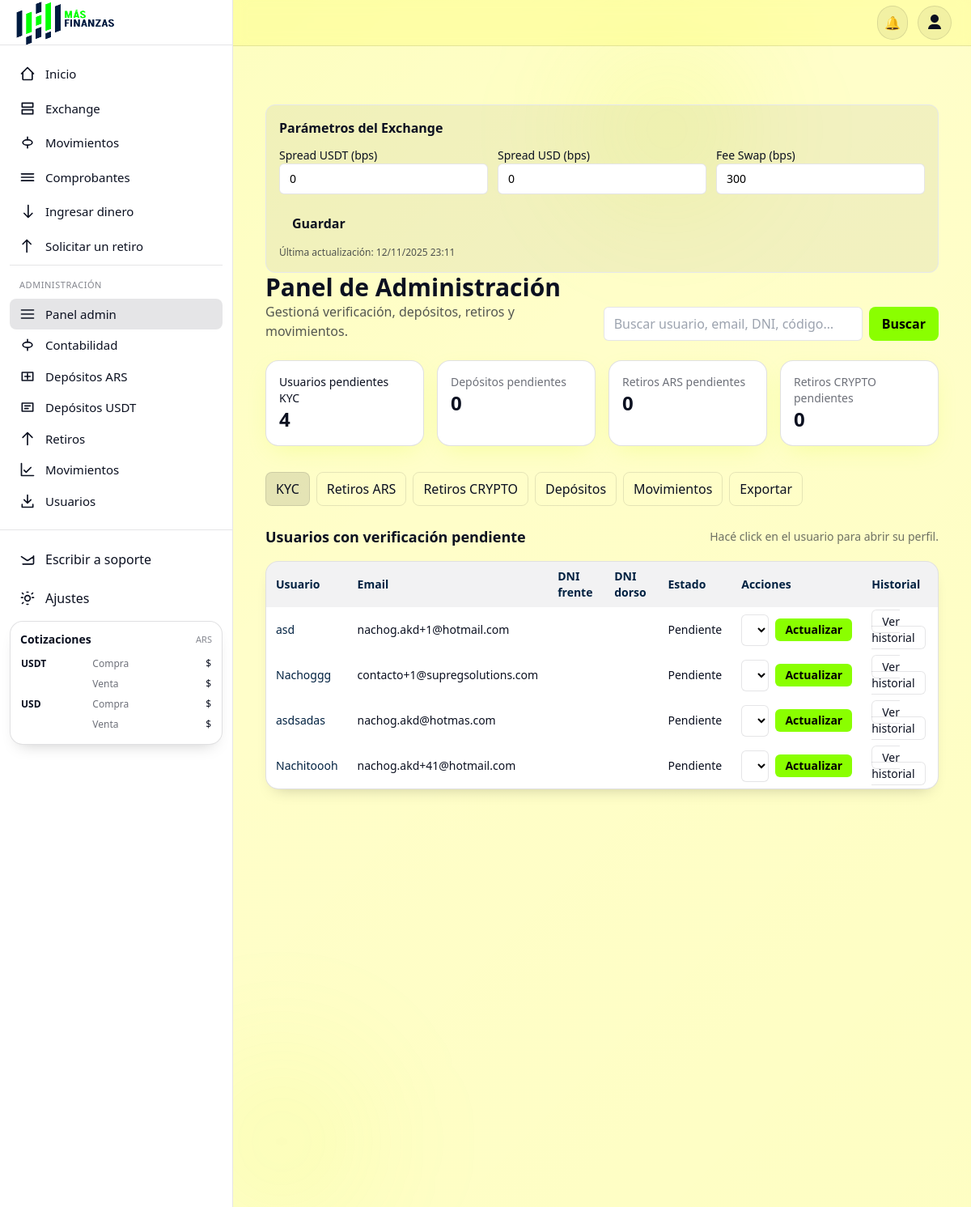
/admin-dashboard/ (signed in), run on the app's committed database.
### usuarios/models.py (models this page shows, shortened)
class ExchangeConfig(models.Model):
    singleton = models.BooleanField(default=True, editable=False, unique=True)
    swap_fee_bps      = models.PositiveIntegerField(
        default=getattr(settings, "SWAP_FEE_BPS", 100),
        validators=[MinValueValidator(BPS_MIN), MaxValueValidator(BPS_MAX)],
        help_text="Comisión del swap en basis points (100 bps = 1%)."
    )
    spread_bps_usdt   = models.PositiveIntegerField(
        default=getattr(settings, "SPREAD_BPS_USDT", 200),
        validators=[MinValueValidator(BPS_MIN), MaxValueValidator(BPS_MAX)],
        help_text="Spread aplicado a USDT en bps."
    )
    spread_bps_usd    = models.PositiveIntegerField(
        default=getattr(settings, "SPREAD_BPS_USD", 200),
        validators=[MinValueValidator(BPS_MIN), MaxValueValidator(BPS_MAX)],
        help_text="Spread aplicado a USD en bps."
    )
    updated_at = models.DateTimeField(default=timezone.now)
    updated_by = models.ForeignKey(
        settings.AUTH_USER_MODEL, null=True, blank=True,
        on_delete=models.SET_NULL, related_name="+"
    )
    class Meta:
        verbose_name = "Configuración de Exchange"
        verbose_name_plural = "Configuración de Exchange"
    @classmethod
    def current(cls):
        obj = cache.get("exchange_config_current")
        if obj is None:
            obj, _ = cls.objects.get_or_create(singleton=True, defaults={})
            cache.set("exchange_config_current", obj, 60)  # 1 min (ajustable)
        return obj

class Usuario(AbstractUser):
    dni_frente = models.ImageField(upload_to='documentos/', null=True, blank=True)
    dni_dorso  = models.ImageField(upload_to='documentos/', null=True, blank=True)
    estado_verificacion = models.CharField(
        max_length=20,
        choices=[('pendiente','Pendiente'),('aprobado','Aprobado'),('rechazado','Rechazado')],
        default='pendiente'
    )
    saldo_ars  = models.DecimalField(max_digits=20, decimal_places=2, default=0)
    saldo_usdt = models.DecimalField(max_digits=20, decimal_places=2, default=0)
    saldo_usd  = models.DecimalField(max_digits=20, decimal_places=2, default=0)
    doc_tipo = models.CharField(max_length=8, default='DNI')
    doc_nro  = models.CharField(max_length=32, blank=True)
    persona_tipo     = models.CharField(max_length=10, choices=PERSONA_TIPO, default="FISICA")
    estado_civil     = models.CharField(max_length=20, choices=ESTADO_CIVIL, blank=True)
    sexo             = models.CharField(max_length=10, choices=SEXO_CHOICES, blank=True)
    nacionalidad     = models.CharField(max_length=32, blank=True)
    fecha_nacimiento = models.DateField(null=True, blank=True)
    lugar_nacimiento = models.CharField(max_length=128, blank=True)
    pais          = models.ForeignKey(Pais, null=True, blank=True, on_delete=models.SET_NULL, related_name="usuarios")
    provincia     = models.ForeignKey(Provincia, null=True, blank=True, on_delete=models.SET_NULL, related_name="usuarios")
    localidad     = models.ForeignKey(Localidad, null=True, blank=True, on_delete=models.SET_NULL, related_name="usuarios")
    codigo_postal = models.CharField(max_length=16, blank=True)
    calle         = models.CharField(max_length=128, blank=True)
    numero_calle  = models.CharField(max_length=16, blank=True)
    piso          = models.CharField(max_length=16, blank=True)
    depto         = models.CharField(max_length=16, blank=True)
    domicilio = models.CharField(max_length=255, blank=True)
    telefono  = models.CharField(max_length=32, blank=True)
    tyc_aceptado    = models.BooleanField(default=False)
    tyc_version     = models.CharField(max_length=20, blank=True)
    tyc_aceptado_en = models.DateTimeField(null=True, blank=True)
    email_confirmed = models.BooleanField(default=False)
    email_confirmed_at = models.DateTimeField(null=True, blank=True)
    email_confirm_sent_at = models.DateTimeField(null=True, blank=True)

### usuarios/views.py (the view, shortened to what this page needs)
# urls.py: path('admin-dashboard/', panel_admin, name='panel_admin'),
@login_required
@user_passes_test(es_admin)
def panel_admin(request):
    q = (request.GET.get('q') or '').strip()
    usuarios_qs   = Usuario.objects.all()
    depositos_qs  = DepositoARS.objects.all()
    retiros_qs    = RetiroARS.objects.all()
    rcrypto_qs    = RetiroCrypto.objects.all()
    movs_qs       = Movimiento.objects.select_related('usuario').order_by('-fecha')[:200]
    kpi_pendientes_kyc      = usuarios_qs.filter(estado_verificacion__iexact='pendiente').count()
    kpi_depositos_pend      = depositos_qs.filter(estado__iexact='pendiente').count()
    kpi_retiros_ars_pend    = retiros_qs.filter(estado__in=['pendiente','aprobado']).count()  # si “aprobado” aún no enviado
    kpi_retiros_crypto_pend = rcrypto_qs.filter(estado__iexact='pendiente').count()
    context = {
        'usuarios': usuarios_qs,
        'depositos': depositos_qs,
        'retiros': retiros_qs,
        'retiros_crypto': rcrypto_qs,
        'movimientos': movs_qs,
        'kpi_pendientes_kyc': kpi_pendientes_kyc,
        'kpi_depositos_pend': kpi_depositos_pend,
        'kpi_retiros_ars_pend': kpi_retiros_ars_pend,
        'kpi_retiros_crypto_pend': kpi_retiros_crypto_pend,
    }
    cfg = ExchangeConfig.current()
    cfg_form = ExchangeConfigForm(instance=cfg)
    context.update({"cfg_form": cfg_form, "cfg": cfg})
    return render(request, 'usuarios/panel_admin.html', context)

### usuarios/forms.py
class ExchangeConfigForm(forms.ModelForm):
    class Meta:
        model = ExchangeConfig
        fields = ("spread_bps_usdt","spread_bps_usd","swap_fee_bps")
        widgets = {
            "spread_bps_usdt": forms.NumberInput(attrs={"min":0, "step":1}),
            "spread_bps_usd":  forms.NumberInput(attrs={"min":0, "step":1}),
            "swap_fee_bps":    forms.NumberInput(attrs={"min":0, "step":1}),
        }

### usuarios/views.py (called while the page is built)
def es_admin(user):
    return user.is_superuser or user.is_staff

### usuarios/templates/usuarios/panel_admin.html (shortened to what this page needs)
{% extends "base.html" %}
{% block content %}
<section class="max-w-7xl mx-auto px-4 py-8">
<form action="{% url 'guardar_config_exchange' %}" method="post" class="rounded-xl border p-4 bg-white/5">
  <h3 class="font-semibold mb-3">Parámetros del Exchange</h3>
  <div class="grid grid-cols-1 md:grid-cols-3 gap-3">
    <label class="text-sm">
      <span>Spread USDT (bps)</span>
      {{ cfg_form.spread_bps_usdt }}
    </label>
    <label class="text-sm">
      <span>Spread USD (bps)</span>
      {{ cfg_form.spread_bps_usd }}
    </label>
    <label class="text-sm">
      <span>Fee Swap (bps)</span>
      {{ cfg_form.swap_fee_bps }}
    </label>
  </div>
  <button class="mt-4 rounded-lg bg-primary text-dark font-semibold px-4 py-2">Guardar</button>
  <p class="text-xs mt-2 opacity-70">Última actualización: {{ cfg.updated_at|date:"d/m/Y H:i" }}</p>
</form>
  <header class="mb-6 flex flex-col gap-4 md:flex-row md:items-end md:justify-between">
    <div>
      <h1 class="text-2xl sm:text-3xl font-extrabold">Panel de Administración</h1>
      <p class="text-white/70">Gestioná verificación, depósitos, retiros y movimientos.</p>
    </div>
    <form method="get" action="" class="w-full md:w-auto">
      <div class="flex gap-2">
        <input name="q" value="{{ request.GET.q }}" placeholder="Buscar usuario, email, DNI, código…"
               class="w-full md:w-80 rounded-lg border border-white/10 bg-white text-black px-3 py-2 focus:outline-none focus:ring-2 focus:ring-neon"/>
        <button class="rounded-lg bg-neon text-black font-semibold px-4 py-2">Buscar</button>
      </div>
    </form>
  </header>
  <div class="grid gap-4 sm:grid-cols-2 lg:grid-cols-4 mb-8">
    <div class="card p-4 shadow-soft">
      <p class=" text-sm">Usuarios pendientes KYC</p>
      <p class="text-2xl font-bold">{{ kpi_pendientes_kyc|default:"0" }}</p>
    </div>
    <div class="card p-4 shadow-soft">
      <p class="text-white/60 text-sm">Depósitos pendientes</p>
      <p class="text-2xl font-bold">{{ kpi_depositos_pend|default:"0" }}</p>
    </div>
    <div class="card p-4 shadow-soft">
      <p class="text-white/60 text-sm">Retiros ARS pendientes</p>
      <p class="text-2xl font-bold">{{ kpi_retiros_ars_pend|default:"0" }}</p>
    </div>
    <div class="card p-4 shadow-soft">
      <p class="text-white/60 text-sm">Retiros CRYPTO pendientes</p>
      <p class="text-2xl font-bold">{{ kpi_retiros_crypto_pend|default:"0" }}</p>
    </div>
  </div>
  <div class="mb-6 flex flex-wrap gap-2">
    <a href="#kyc" class="tab-btn rounded-lg border border-white/10 px-3 py-2 hover:bg-white/5" data-tab="kyc">KYC</a>
    <a href="#retiros" class="tab-btn rounded-lg border border-white/10 px-3 py-2 hover:bg-white/5" data-tab="retiros">Retiros ARS</a>
    <a href="#retiros-crypto" class="tab-btn rounded-lg border border-white/10 px-3 py-2 hover:bg-white/5" data-tab="retiros-crypto">Retiros CRYPTO</a>
    <a href="#depositos" class="tab-btn rounded-lg border border-white/10 px-3 py-2 hover:bg-white/5" data-tab="depositos">Depósitos</a>
    <a href="#movs" class="tab-btn rounded-lg border border-white/10 px-3 py-2 hover:bg-white/5" data-tab="movs">Movimientos</a>
    <a href="#export" class="tab-btn rounded-lg border border-white/10 px-3 py-2 hover:bg-white/5" data-tab="export">Exportar</a>
  </div>
  <section id="panel-kyc" data-panel="kyc" class="space-y-4">
    <div class="flex items-center justify-between">
      <h2 class="text-lg font-semibold">Usuarios con verificación pendiente</h2>
      <p class="text-sm text-white/60">Hacé click en el usuario para abrir su perfil.</p>
    </div>
    <div class="overflow-x-auto card p-0">
      <table class="w-full text-sm">
        <thead class="bg-white/5 text-accent">
          <tr>
            <th class="px-3 py-2 text-left">Usuario</th>
            <th class="px-3 py-2 text-left">Email</th>
            <th class="px-3 py-2 text-left">DNI frente</th>
            <th class="px-3 py-2 text-left">DNI dorso</th>
            <th class="px-3 py-2 text-left">Estado</th>
            <th class="px-3 py-2 text-left">Acciones</th>
            <th class="px-3 py-2 text-left">Historial</th>
          </tr>
        </thead>
        <tbody>
          {% for u in usuarios %}
            {% if u.estado_verificacion != 'aprobado' %}
            <tr class="hover:bg-white/5">
              <td class="px-3 py-2">
                <a class="text-accent hover:underline" href="{% url 'admin_usuario_perfil' u.id %}">{{ u.username }}</a>
              </td>
              <td class="px-3 py-2">{{ u.email }}</td>
              <td class="px-3 py-2">
                {% if u.dni_frente %}
                  <button type="button" class="thumb-btn underline text-white/80 hover:text-neon"
                          data-img="{{ u.dni_frente.url }}">Ver</button>
                {% else %}<span class="text-white/40">—</span>{% endif %}
              </td>
              <td class="px-3 py-2">
                {% if u.dni_dorso %}
                  <button type="button" class="thumb-btn underline text-white/80 hover:text-neon"
                          data-img="{{ u.dni_dorso.url }}">Ver</button>
                {% else %}<span class="text-white/40">—</span>{% endif %}
              </td>
              <td class="px-3 py-2 capitalize">{{ u.estado_verificacion }}</td>
              <td class="px-3 py-2">
                <form method="post" action="{% url 'cambiar_estado_verificacion' u.id %}" class="flex items-center gap-2">
                  <select name="estado"
                          class="rounded-md border border-white/10 bg-white text-black px-2 py-1 focus:outline-none focus:ring-2 focus:ring-neon">
                    <option value="pendiente" {% if u.estado_verificacion == 'pendiente' %}selected{% endif %}>Pendiente</option>
                  </select>
                  <button class="rounded-md bg-neon text-black px-3 py-1 font-semibold">Actualizar</button>
                </form>
              </td>
              <td class="px-3 py-2">
                <a class="rounded-md border border-white/10 px-3 py-1 hover:bg-white/5"
                   href="{% url 'historial_usuario' u.id %}">Ver historial</a>
              </td>
            </tr>
            {% endif %}
          {% empty %}
            <tr><td colspan="7" class="px-3 py-4 text-white/60 text-center">Sin pendientes.</td></tr>
          {% endfor %}
        </tbody>
      </table>
    </div>
  </section>
</section>
{% endblock %}

### usuarios/templates/base.html (style rules this page uses)
:root { --bg: #fffb0036; --fg: #0B1020; --muted: #475569; --card: #ffffff; --ring: #121A36; --border: rgba(2, 6, 23, .12); --tint-5: rgba(2, 6, 23, .05); --tint-10: rgba(2, 6, 23, .10); --input-bg: #ffffff; --input-text: #0b1020; --input-border: rgba(2, 6, 23, 0.18); --input-placeholder: #6b7280; --accent: #002141; --accent-fg: #121A36; }
html { font-family: Inter, ui-sans-serif, system-ui, -apple-system, Segoe UI, Roboto, Helvetica, Arial, "Apple Color Emoji", "Segoe UI Emoji"; }
body { background: var(--bg); color: var(--fg); }
.text-accent { color: var(--accent); }
.card { background: var(--card); border: 1px solid var(--border); border-radius: 1rem; box-shadow: 0 10px 20px -12px rgba(0, 0, 0, .25); }
.text-white { color: var(--fg) !important; }
.text-white\/70 { color: color-mix(in oklab, var(--fg) 70%, transparent) !important; }
.text-white\/60 { color: color-mix(in oklab, var(--fg) 60%, transparent) !important; }
.bg-white\/5 { background-color: var(--tint-5) !important; }
.bg-white\/10 { background-color: var(--tint-10) !important; }
.border-white\/10 { border-color: var(--tint-10) !important; }

### data on the page
ExchangeConfig: spread_bps_usdt "0", spread_bps_usd "0", swap_fee_bps "300", updated_at "12/11/2025 23:11"
Usuario: username "asd", email "nachog.akd+1@hotmail.com", estado_verificacion "Pendiente", estado "Pendiente"
Usuario: username "Nachoggg", email "contacto+1@supregsolutions.com", estado_verificacion "Pendiente", estado "Pendiente"
Usuario: username "asdsadas", email "nachog.akd@hotmas.com", estado_verificacion "Pendiente", estado "Pendiente"
Usuario: username "Nachitoooh", email "nachog.akd+41@hotmail.com", estado_verificacion "Pendiente", estado "Pendiente"

### other printed values
{{ kpi_pendientes_kyc|default:"0" }} "4"
{{ kpi_depositos_pend|default:"0" }} "0"
{{ kpi_retiros_ars_pend|default:"0" }} "0"
{{ kpi_retiros_crypto_pend|default:"0" }} "0"
